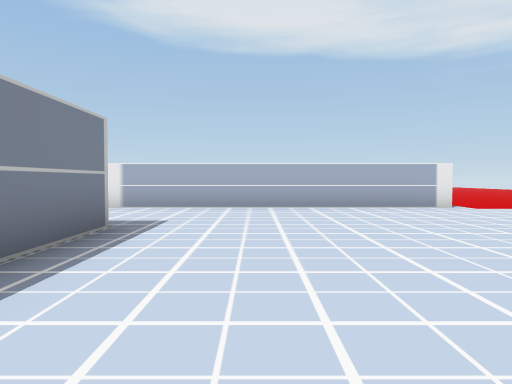
[1] (above)

14 first-person views from a walk through a scene from a Unity 3-D project. The camera is 0.64 m above the floor, tilts 2° down and sees 70° across. The floor is counted in squares, 1 m on a side. Each view is taken from the middle of a square. On the plan, view 1 faces up. The plan holds only what a view shows up to about 10 squares ahead; the rest is blank. The place goes on beyond the plan. The player is left out. Some animated figures are not drawn.

[2]
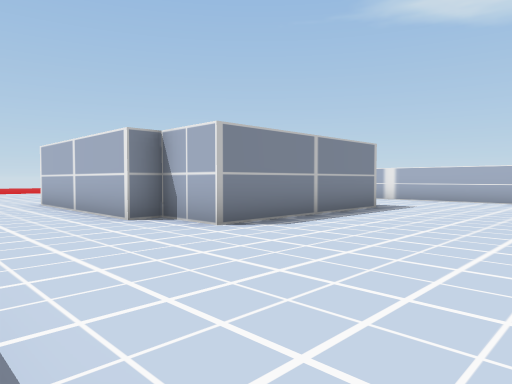

[3]
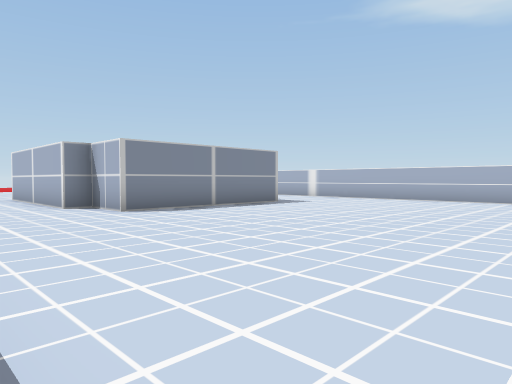

[4]
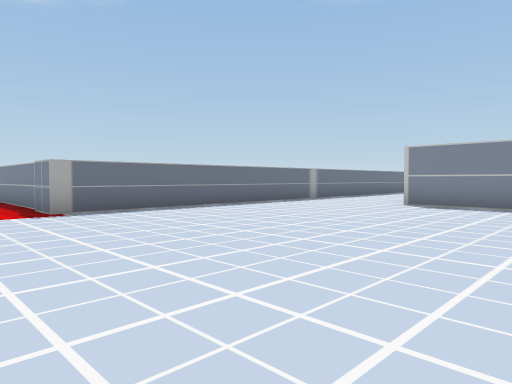

[5]
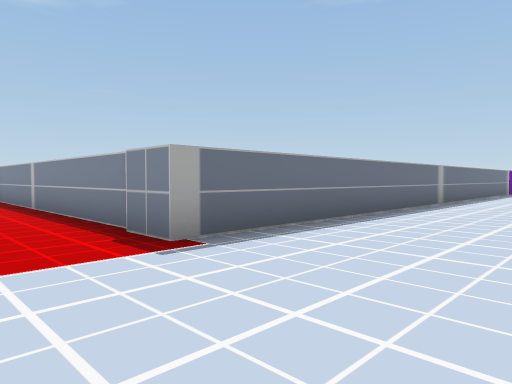

[6]
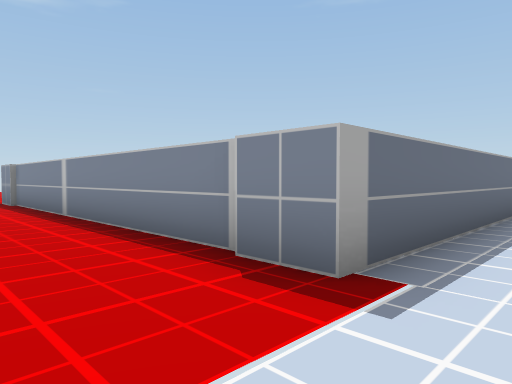

[7]
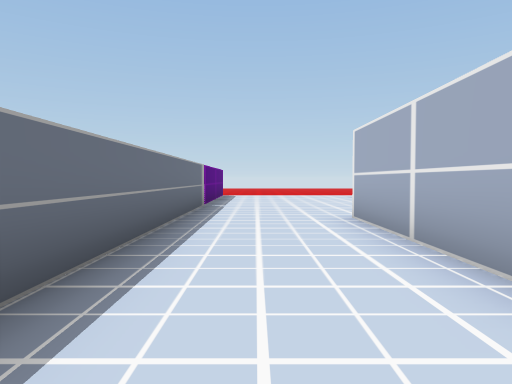

[8]
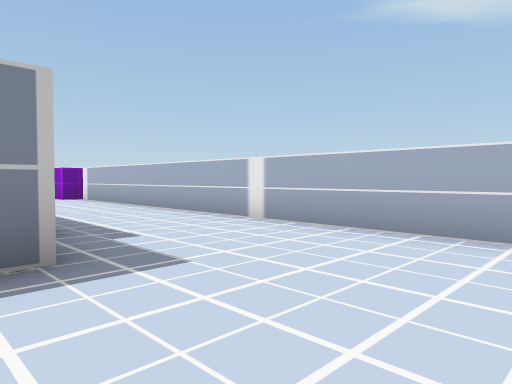

[9]
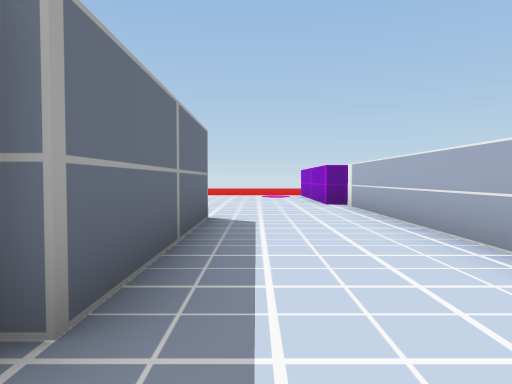

[10]
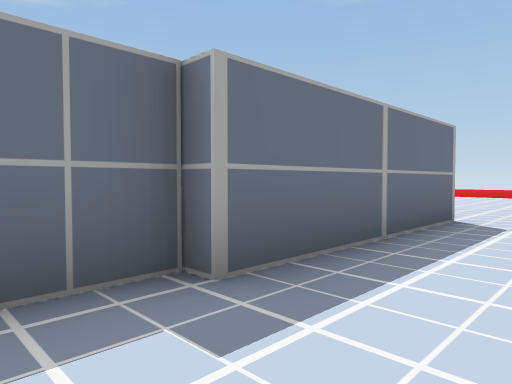

[11]
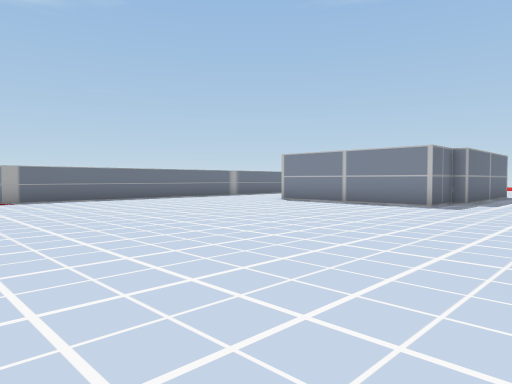

[12]
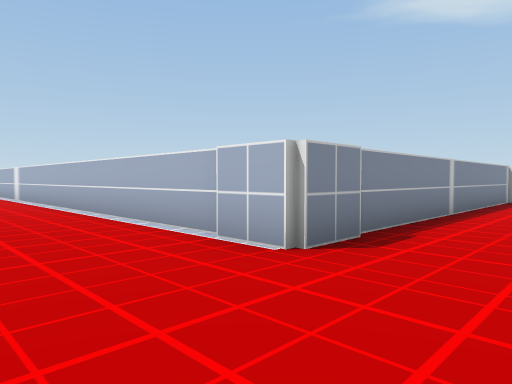

[13]
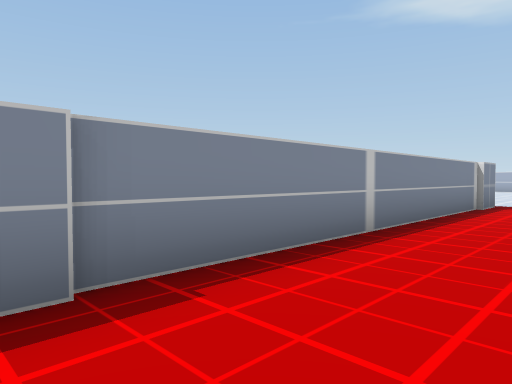

[14]
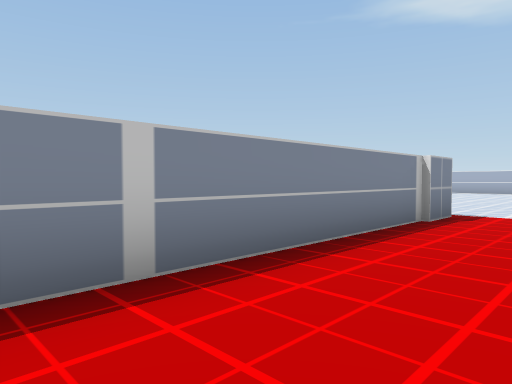

### Floor plan
Points are (right, up) in squares from view 1. A wall is a line through its corners. A room is listed if a view was taken in it or the views show most of it. See-through windows are left out.
Room 1 (views 1, 2, 3, 4, 5, 6, 7, 8, 9, 10, 13, 14)
walls: (-3.4, -0.4) (-8.1, -0.4); (-3.4, 4.9) (-2, 4.9) (-2, 0.2) (-3.4, 0.2); (4.5, 8.2) (-9.6, 8.2); (-8.1, 5.2) (-3.4, 5.2); (-9.6, -3.3) (4.9, -3.3) (4.9, -13.3)
ways out: opening at (-8.5, 6.5) to room 2; opening at (-8.3, -2) to room 2; opening at (6, 6.3) to room 2; opening at (6.5, -13.5) to room 2
Room 2 (views 11, 12)
walls: (-11.3, 7.8) (-12.1, 7.8); (-9.6, 8.2) (-10.8, 8.2); (-12, -3.3) (-11.2, -3.3); (-11.1, -3.3) (-9.6, -3.3); (4.9, -13.3) (-4.5, -13.3)
ways out: opening at (-8.5, 6.5) to room 1; opening at (-8.3, -2) to room 1; opening at (6, 6.3) to room 1; opening at (6.5, -13.5) to room 1; opening at (-11, 8.5)

Where each view was taken, in squares from view 1:
view 1: 0 up, 0 right, facing up
view 2: 3 down, 2 right, facing up-left
view 3: 3 down, 5 right, facing up-left
view 4: 4 up, 7 right, facing down-left
view 5: 0 up, 7 right, facing down-left
view 6: 2 down, 7 right, facing down-left
view 7: 2 down, 2 left, facing left
view 8: 4 up, 1 right, facing up-left
view 9: 6 up, 2 left, facing left
view 10: 7 up, 2 left, facing down-left
view 11: 8 up, 7 right, facing down-left
view 12: 16 down, 7 right, facing up-left
view 13: 13 down, 7 right, facing up-left
view 14: 10 down, 7 right, facing up-left
